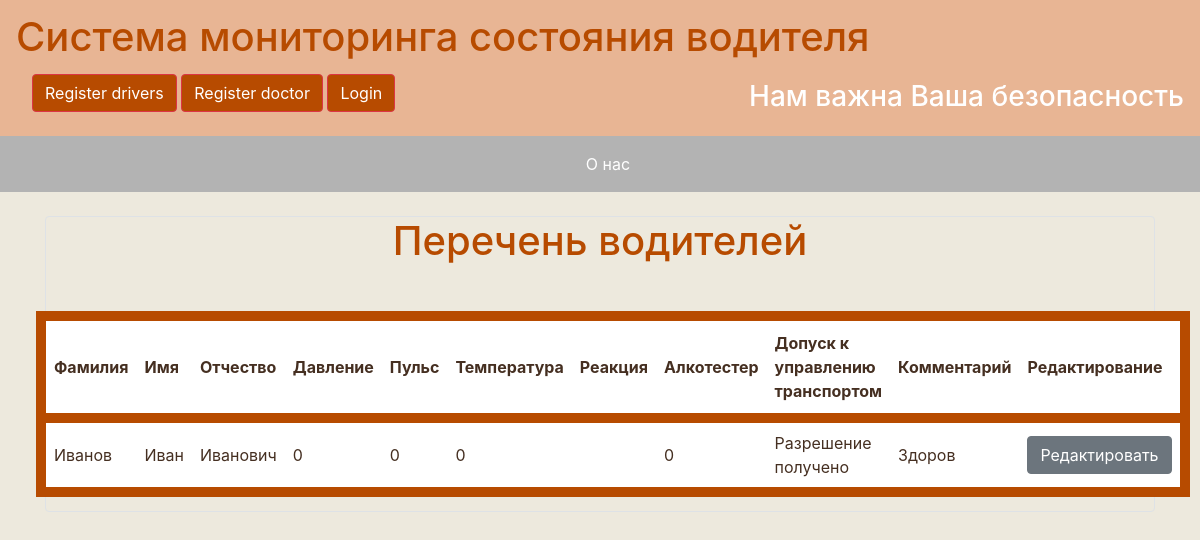
Before: /drivers with the older database file.
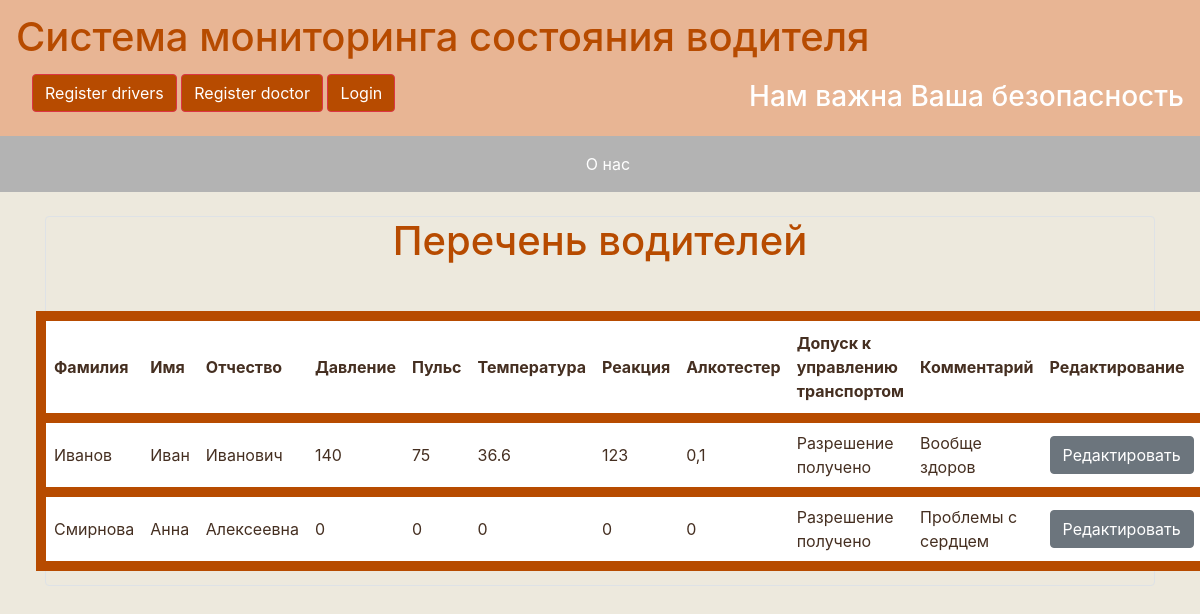
After: the same page with the newer database file.
### data/users1.py (models this page shows, shortened)
class User(SqlAlchemyBase, UserMixin):
    __tablename__ = 'users'
    id = sqlalchemy.Column(sqlalchemy.Integer, primary_key=True, autoincrement=True)
    surname = sqlalchemy.Column(sqlalchemy.String, nullable=True)
    name = sqlalchemy.Column(sqlalchemy.String, nullable=True)
    patronimic = sqlalchemy.Column(sqlalchemy.String, nullable=True)
    email = sqlalchemy.Column(sqlalchemy.String, index=True, unique=True, nullable=True)
    hashed_password = sqlalchemy.Column(sqlalchemy.String, nullable=True)
    age = sqlalchemy.Column(sqlalchemy.Integer, nullable=True)
    pressure = sqlalchemy.Column(sqlalchemy.Integer, nullable=True, default=0)
    pulse = sqlalchemy.Column(sqlalchemy.Integer, nullable=True, default=0)
    temperature = sqlalchemy.Column(sqlalchemy.String, nullable=True, default='0')
    reaction = sqlalchemy.Column(sqlalchemy.String, nullable=True, default='0')
    sobriety = sqlalchemy.Column(sqlalchemy.String, nullable=True, default='0')
    work_experience = sqlalchemy.Column(sqlalchemy.Integer, nullable=True)
    driver_license = sqlalchemy.Column(sqlalchemy.Integer, nullable=True)
    doctor_comment = sqlalchemy.Column(sqlalchemy.Text, nullable=True, default='')
    comment = sqlalchemy.Column(sqlalchemy.Text, nullable=True, default='')
    is_ready = sqlalchemy.Column(sqlalchemy.Boolean, nullable=True, default=0)
    doctor_id = sqlalchemy.Column(sqlalchemy.Integer, nullable=True, default=0)
    is_doctor = sqlalchemy.Column(sqlalchemy.Boolean, nullable=True, default=1)

### main.py (the view)
@app.route("/drivers", methods=['GET', 'POST'])
def library():
    session = db_session.create_session()
    users = session.query(User).all()
    return render_template("drivers.html", title='Список водителей', users=users)

### data/db_session.py (called while the page is built)
def create_session() -> Session:
    global __factory
    return __factory()

### templates/drivers.html (shortened to what this page needs)
{% extends "base.html" %}
{% block content %}
    <br>
<div class="col-md6 border rounded">
    <h1 style="color:#b74b00;" align="center">Перечень водителей</h1>
        <br>
        <br>
            <table align="center">
                <tr>
                  <th>Фамилия</th>
                  <th>Имя</th>
                  <th>Отчество</th>
                  <th>Давление</th>
                  <th>Пульс</th>
                  <th>Температура</th>
                  <th>Реакция</th>
                  <th>Алкотестер</th>
                  <th>Допуск к управлению транспортом</th>
                  <th>Комментарий</th>
                  <th>Редактирование</th>
                </tr>
                {% for item in users%}
                {% if (item.is_doctor == 0)%}
                    <tr>
                        <td>{{item.surname}}</td>
                        <td>{{item.name}}</td>
                        <td>{{item.patronimic}}</td>
                        <td>{{item.pressure}}</td>
                        <td>{{item.pulse}}</td>
                        <td>{{item.temperature}}</td>
                        <td>{{item.reaction}}</td>
                        <td>{{item.sobriety}}</td>
                        {% if (item.is_ready == 1)%}
                        <td>Разрешение получено</td>
                        {% else %}
                        <td>Нет разрешения</td>
                        {% endif %}
                        <td>{{item.comment}}</td>
                        <td>
                            <div>
                                <a href="/change/{{ item.id }}" class="btn btn-secondary">Редактировать</a>
                            </div>
                        </td>
                    </tr>
                {% endif %}
                {% endfor %}
            </table>
</div>
{% endblock %}

### templates/base.html (shortened to what this page needs)
<!doctype html>
<html lang="en">
<head>
    <link rel="stylesheet"
          href="https://stackpath.bootstrapcdn.com/bootstrap/4.4.1/css/bootstrap.min.css"
>
    <link rel="stylesheet" type="text/css" href="static/css/style_table.css">
    <link rel="stylesheet" type="text/css" href="static/css/style_body.css">
</head>
<body>
    <header>
    <nav class="navbar navbar-light" style="background-color: #e8b594;">
        <a class="navbar-brand" href="#">
            <h1 style="color:#b74b00;">Система мониторинга состояния водителя</h1>
        {% if current_user.is_authenticated %}
                <a class="navbar-brand" href="/logout" style="color:#b74b00;">{{ current_user.name }}</a>
            {% else %}
                <p>
                    <a class="btn btn-danger" style="background:#b74b00;" href="/register/1">Register drivers</a>
                    <a class="btn btn-danger" style="background:#b74b00;" href="/register/0">Register doctor</a>
                    <a class="btn btn-danger" style="background:#b74b00;" href="/login">Login</a>
                </p>
            {% endif %}
            <h3 style="color:white;">Нам важна Ваша безопасность</h3>
        </a>
    </nav>
    <nav class="navbar navbar-light" style="background-color: #b3b3b3;">
        <a class="navbar-brand" href="#">
         <br>
            <a class="btn btn-link" style="color:white;" href="/index">О нас</a>
        </a>
    </nav>
    </header>
        <main role="main" class="container">
            {% block content %}{% endblock %}
        </main>
</body>
</html>

### static/css/style_table.css (style rules this page uses)
table { text-align: left; border-collapse: collapse; box-shadow: 0 0 0 10px #e60000; color: #452F21; }
th { padding: 10px 8px; background: white; }
td { border-top: 10px solid #e60000; padding: 8px; background: white; }

### static/css/style_body.css (style rules this page uses)
body { background-color: #ede9dd; }
p { color:#b74b00; }
h1 { color: #b74b00; }
h3 { color: #b74b00; }

### templates/base.html (style rules this page uses)
body { background-color: #ede9dd; }

### templates/drivers.html (style rules this page uses)
body { background-color: #ede9dd; }
p { color: #b74b00; }
table { text-align: left; border-collapse: collapse; box-shadow: 0 0 0 10px #b74b00; color: #452F21; }
th { padding: 10px 8px; background: white; }
td { border-top: 10px solid #b74b00;; padding: 8px; background: white; }

Changed rows visible on the page:
changed User "Иванов": pressure "0" → "140"; pulse "0" → "75"; temperature "0" → "36.6"; reaction (not shown) → "123"; sobriety "0" → "0,1"; comment "Здоров" → "Вообще здоров"
added User: surname "Смирнова", name "Анна", patronimic "Алексеевна", pressure "0", pulse "0", temperature "0", reaction "0", sobriety "0", is_ready "Разрешение получено", comment "Проблемы с сердцем"
